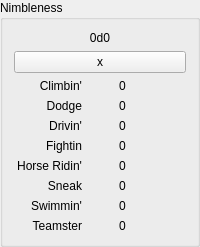
                   <widget class="QGroupBox" name="NimblenessBox">
                    <property name="title">
                     <string>Nimbleness</string>
                    </property>
                    <layout class="QVBoxLayout" name="verticalLayout_10">
                     <item>
                      <widget class="QLabel" name="label_24">
                       <property name="text">
                        <string>0d0</string>
                       </property>
                       <property name="alignment">
                        <set>Qt::AlignCenter</set>
                       </property>
                      </widget>
                     </item>
                     <item>
                      <widget class="QPushButton" name="pushButton_9">
                       <property name="text">
                        <string>x</string>
                       </property>
                      </widget>
                     </item>
                     <item>
                      <layout class="QHBoxLayout" name="horizontalLayout_20">
                       <item>
                        <layout class="QVBoxLayout" name="nimblenessNames">
                         <item>
                          <widget class="QLabel" name="label_9">
                           <property name="text">
                            <string>Climbin'</string>
                           </property>
                           <property name="alignment">
                            <set>Qt::AlignRight|Qt::AlignTrailing|Qt::AlignVCenter</set>
                           </property>
                          </widget>
                         </item>
                         <item>
                          <widget class="QLabel" name="label_10">
                           <property name="text">
                            <string>Dodge</string>
                           </property>
                           <property name="alignment">
                            <set>Qt::AlignRight|Qt::AlignTrailing|Qt::AlignVCenter</set>
                           </property>
                          </widget>
                         </item>
                         <item>
                          <widget class="QLabel" name="label_11">
                           <property name="text">
                            <string>Drivin'</string>
                           </property>
                           <property name="alignment">
                            <set>Qt::AlignRight|Qt::AlignTrailing|Qt::AlignVCenter</set>
                           </property>
                          </widget>
                         </item>
                         <item>
                          <widget class="QLabel" name="label_12">
                           <property name="text">
                            <string>Fightin</string>
                           </property>
                           <property name="alignment">
                            <set>Qt::AlignRight|Qt::AlignTrailing|Qt::AlignVCenter</set>
                           </property>
                          </widget>
                         </item>
                         <item>
                          <widget class="QLabel" name="label_101">
                           <property name="text">
                            <string>Horse Ridin'</string>
                           </property>
                           <property name="alignment">
                            <set>Qt::AlignRight|Qt::AlignTrailing|Qt::AlignVCenter</set>
                           </property>
                          </widget>
                         </item>
                         <item>
                          <widget class="QLabel" name="label_102">
                           <property name="text">
                            <string>Sneak</string>
                           </property>
                           <property name="alignment">
                            <set>Qt::AlignRight|Qt::AlignTrailing|Qt::AlignVCenter</set>
                           </property>
                          </widget>
                         </item>
                         <item>
                          <widget class="QLabel" name="label_103">
                           <property name="text">
                            <string>Swimmin'</string>
                           </property>
                           <property name="alignment">
                            <set>Qt::AlignRight|Qt::AlignTrailing|Qt::AlignVCenter</set>
                           </property>
                          </widget>
                         </item>
                         <item>
                          <widget class="QLabel" name="label_104">
                           <property name="text">
                            <string>Teamster</string>
                           </property>
                           <property name="alignment">
                            <set>Qt::AlignRight|Qt::AlignTrailing|Qt::AlignVCenter</set>
                           </property>
                          </widget>
                         </item>
                        </layout>
                       </item>
                       <item>
                        <layout class="QVBoxLayout" name="nimblenessLVL_2">
                         <item>
                          <widget class="QLabel" name="label_78">
                           <property name="sizePolicy">
                            <sizepolicy hsizetype="Preferred" vsizetype="Preferred">
                             <horstretch>0</horstretch>
                             <verstretch>0</verstretch>
                            </sizepolicy>
                           </property>
                           <property name="maximumSize">
                            <size>
                             <width>25</width>
                             <height>16777215</height>
                            </size>
                           </property>
                           <property name="text">
                            <string/>
                           </property>
                          </widget>
                         </item>
                         <item>
                          <widget class="QLabel" name="label_79">
                           <property name="sizePolicy">
                            <sizepolicy hsizetype="Preferred" vsizetype="Preferred">
                             <horstretch>0</horstretch>
                             <verstretch>0</verstretch>
                            </sizepolicy>
                           </property>
                           <property name="maximumSize">
                            <size>
                             <width>25</width>
                             <height>16777215</height>
                            </size>
                           </property>
                           <property name="text">
                            <string/>
                           </property>
                          </widget>
                         </item>
                         <item>
                          <widget class="QLabel" name="label_80">
                           <property name="sizePolicy">
                            <sizepolicy hsizetype="Preferred" vsizetype="Preferred">
                             <horstretch>0</horstretch>
                             <verstretch>0</verstretch>
                            </sizepolicy>
                           </property>
                           <property name="maximumSize">
                            <size>
                             <width>25</width>
                             <height>16777215</height>
                            </size>
                           </property>
                           <property name="text">
                            <string/>
                           </property>
                          </widget>
                         </item>
                         <item>
                          <widget class="QLabel" name="label_109">
                           <property name="sizePolicy">
                            <sizepolicy hsizetype="Preferred" vsizetype="Preferred">
                             <horstretch>0</horstretch>
                             <verstretch>0</verstretch>
                            </sizepolicy>
                           </property>
                           <property name="maximumSize">
                            <size>
                             <width>25</width>
                             <height>16777215</height>
                            </size>
                           </property>
                           <property name="text">
                            <string/>
                           </property>
                          </widget>
                         </item>
                         <item>
                          <widget class="QLabel" name="label_110">
                           <property name="sizePolicy">
                            <sizepolicy hsizetype="Preferred" vsizetype="Preferred">
                             <horstretch>0</horstretch>
                             <verstretch>0</verstretch>
                            </sizepolicy>
                           </property>
                           <property name="maximumSize">
                            <size>
                             <width>25</width>
                             <height>16777215</height>
                            </size>
                           </property>
                           <property name="text">
                            <string/>
                           </property>
                          </widget>
                         </item>
                         <item>
                          <widget class="QLabel" name="label_111">
                           <property name="sizePolicy">
                            <sizepolicy hsizetype="Preferred" vsizetype="Preferred">
                             <horstretch>0</horstretch>
                             <verstretch>0</verstretch>
                            </sizepolicy>
                           </property>
                           <property name="maximumSize">
                            <size>
                             <width>25</width>
                             <height>16777215</height>
                            </size>
                           </property>
                           <property name="text">
                            <string/>
                           </property>
                          </widget>
                         </item>
                         <item>
                          <widget class="QLabel" name="label_112">
                           <property name="sizePolicy">
                            <sizepolicy hsizetype="Preferred" vsizetype="Preferred">
                             <horstretch>0</horstretch>
                             <verstretch>0</verstretch>
                            </sizepolicy>
                           </property>
                           <property name="maximumSize">
                            <size>
                             <width>25</width>
                             <height>16777215</height>
                            </size>
                           </property>
                           <property name="text">
                            <string/>
                           </property>
                          </widget>
                         </item>
                         <item>
                          <widget class="QLabel" name="label_113">
                           <property name="sizePolicy">
                            <sizepolicy hsizetype="Preferred" vsizetype="Preferred">
                             <horstretch>0</horstretch>
                             <verstretch>0</verstretch>
                            </sizepolicy>
                           </property>
                           <property name="maximumSize">
                            <size>
                             <width>25</width>
                             <height>16777215</height>
                            </size>
                           </property>
                           <property name="text">
                            <string/>
                           </property>
                          </widget>
                         </item>
                        </layout>
                       </item>
                       <item>
                        <layout class="QVBoxLayout" name="nimblenessLVL">
                         <item>
                          <widget class="QLabel" name="label_13">
                           <property name="text">
                            <string>0</string>
                           </property>
                          </widget>
                         </item>
                         <item>
                          <widget class="QLabel" name="label_14">
                           <property name="text">
                            <string>0</string>
                           </property>
                          </widget>
                         </item>
                         <item>
                          <widget class="QLabel" name="label_15">
                           <property name="text">
                            <string>0</string>
                           </property>
                          </widget>
                         </item>
                         <item>
                          <widget class="QLabel" name="label_16">
                           <property name="text">
                            <string>0</string>
                           </property>
                          </widget>
                         </item>
                         <item>
                          <widget class="QLabel" name="label_105">
                           <property name="text">
                            <string>0</string>
                           </property>
                          </widget>
                         </item>
                         <item>
                          <widget class="QLabel" name="label_106">
                           <property name="text">
                            <string>0</string>
                           </property>
                          </widget>
                         </item>
                         <item>
                          <widget class="QLabel" name="label_107">
                           <property name="text">
                            <string>0</string>
                           </property>
                          </widget>
                         </item>
                         <item>
                          <widget class="QLabel" name="label_108">
                           <property name="text">
                            <string>0</string>
                           </property>
                          </widget>
                         </item>
                        </layout>
                       </item>
                      </layout>
                     </item>
                    </layout>
                   </widget>
